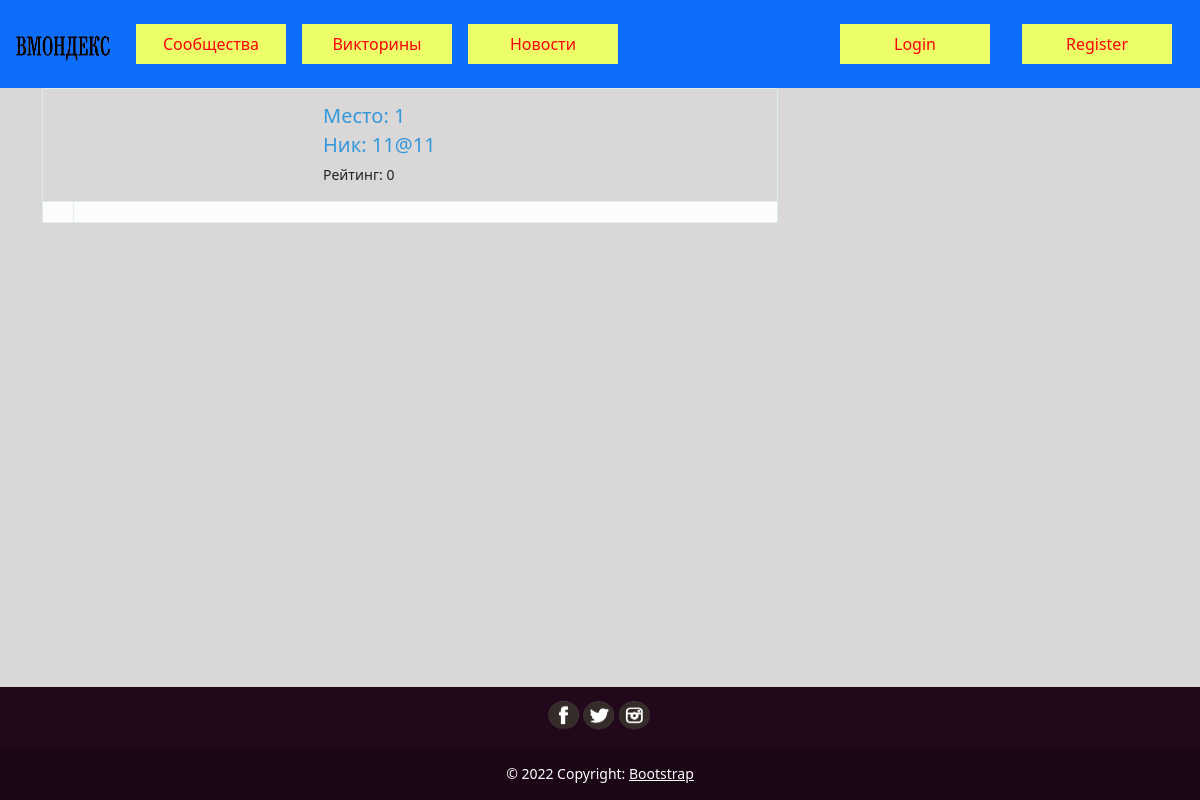
The page /api/rating on the database as committed earlier.
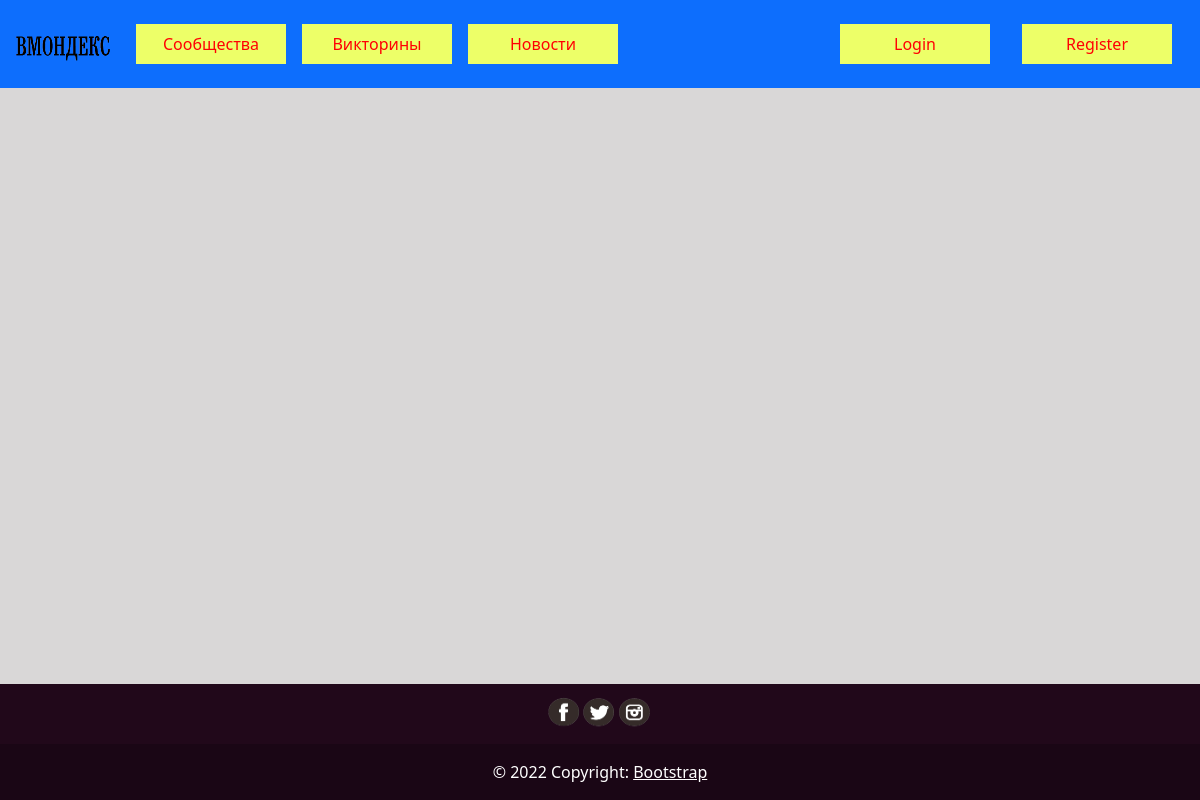
The same page on the database as committed later.
### data/users.py (models this page shows, shortened)
class User(SqlAlchemyBase, UserMixin):
    __tablename__ = 'users'
    id = sqlalchemy.Column(sqlalchemy.Integer,
                           primary_key=True, autoincrement=True)
    name = sqlalchemy.Column(sqlalchemy.String, nullable=True)
    about = sqlalchemy.Column(sqlalchemy.String, nullable=True)
    email = sqlalchemy.Column(sqlalchemy.String,
                              index=True, unique=True, nullable=True)
    img_user = sqlalchemy.Column(sqlalchemy.String, unique=True, nullable=True)
    hashed_password = sqlalchemy.Column(sqlalchemy.String, nullable=True)
    created_date = sqlalchemy.Column(sqlalchemy.DateTime,
                                     default=datetime.datetime.now)
    news = orm.relation("News", back_populates='user')
    rating = sqlalchemy.Column(sqlalchemy.Integer, default=0)

### data/rating_api.py (the view)
@blueprint.route('/api/rating')
def get_news():
    db_sess = db_session.create_session()
    users = db_sess.query(User).all()
    spo = []
    for i in users:
        spo.append([i.name, i.rating, i.img_user])
    spv = sorted(spo, key=lambda x: x[1], reverse=True)
    c = 0
    for i in spv:
        c += 1
        i.append(c)
    return render_template('rat.html', quiz=spv)

### data/db_session.py (called while the page is built)
def create_session() -> Session:
    global __factory
    return __factory()

### templates/rat.html (shortened to what this page needs)
{% extends "base.html" %}
{% block content %}
{% for item in quiz %}
<div class="container">
    <div class="row">
        <div class="col-md-8">
            <div class="wp-block property list">
                <div class="wp-block-body">
                    <div class="wp-block-img">
                    </div>
                    <div class="wp-block-content">
                        <small>
                            <h4 class="content-title">Место: {{ item[3] }}</h4>
                            <h4 class="content-title">Ник: {{ item[0] }}</h4>
                        <span class="pull-right">
              <span class="capacity">
                Рейтинг: {{ item[1] }}
              </span>
            </span>
                    </div>
                </div>
                <div class="wp-block-footer">
                    <ul class="aux-info">
                        <li> {{ item[5] }}</li>
                    </ul>
                </div>
            </div>
        </div>
    </div>
</div>
{% endfor %}
{% endblock %}

### templates/base.html (shortened to what this page needs)
<!doctype html>
<html lang="ru">
  <head>
	  <link rel="stylesheet" href="../static/css/style.css">
    <link href="https://cdn.jsdelivr.net/npm/bootstrap@5.0.2/dist/css/bootstrap.min.css" rel="stylesheet">
  </head>
  <body style="background-color:#D9D7D7">
	  <nav class="navbar navbar-expand-lg navbar-dark bg-primary">
  <div class="container-fluid">
    <a class="navbar-brand" href="/">
		<img src="../static/adds/logo.png"
  width="100" height="40" alt="lorem">
	  </a>
    <div class="collapse navbar-collapse" id="navbarText">
      <ul class="navbar-nav me-auto mb-2 mb-lg-0">
        <li class="nav-item">
          <a class="nav-link active" aria-current="page" href="/groups"><button class="nav-button">Сообщества</button></a>
        </li>
        <li class="nav-item">
          <a class="nav-link" href="/quizzes">
			  <button class="nav-button">Викторины</button></a>
        </li>
        <li class="nav-item">
          <a class="nav-link" href="/news">
			  <button class="nav-button">Новости</button></a>
        </li>
      </ul>
        {% if current_user.is_authenticated %}
        <span class="navbar-text">
        <a class="nav-link" href="/profile">
			  <button class="nav-button">profile</button></a>
      </span>
        <a class="navbar-brand" href="/logout">{{ current_user.name }}</a>
    {% else %}
      <span class="navbar-text">
        <a class="nav-link" href="/login">
			  <button class="nav-button">Login</button></a>
      </span>
		<span class="navbar-text">
        <a class="nav-link" href="/register">
			  <button class="nav-button">Register</button></a>
      </span>
           {% endif %}
    </div>
  </div>
</nav>
	  <main>{% block content %}{% endblock %} <br><br><br><br><br><br><br></main>
	<footer class="text-center text-white fixed-bottom margfoot" style="background-color: #21081a; margin-top: 50px;" >
		<img src="../static/adds/ik.png"
  width="120" height="60" alt="lorem">
  <div class="text-center p-3" style="background-color: rgba(0, 0, 0, 0.2);">
    © 2022 Copyright:
    <a class="text-white" href="#">Bootstrap</a>
  </div>
</footer>
  </body>
</html>

### static/css/style.css (style rules this page uses)
.nav-button { background-color: #EDFF68; color: #FF0004; width: 150px; height: 40px; border: 0px; }

Rows that differ between the two databases and show on the page:
removed User: id "1", name "11@11", rating "0"
